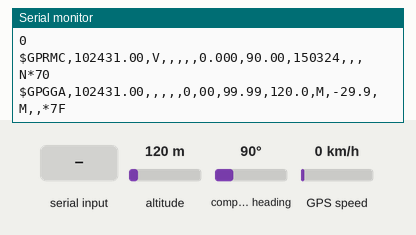
This sketch was run on a simulated Arduino Uno, built with avr-gcc and run on an emulated ATmega328P. Parts: the last lines printed to the serial monitor. The test bench sets the inputs (shaded band); at power-on: altitude 120 m, compass heading 90°, GPS speed 0 km/h. The GPS gets a fix after 3 s at 37.7749, -122.4194 with 8 satellites; the modem accepts every AT command (registered, SIM ready, sends succeed) and sends nothing else.

Above: at 1.2 s.
1.3 s: altitude set to 20 m
At 4.2 s:
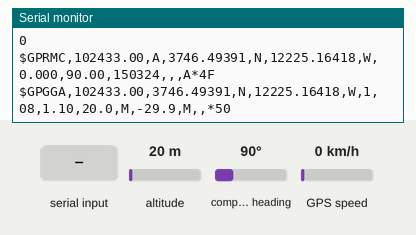
4.5 s: compass heading set to 7°
At 6.36 s:
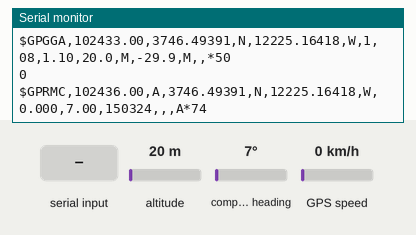
11.1 s: GPS speed set to 60 km/h
At 14.76 s:
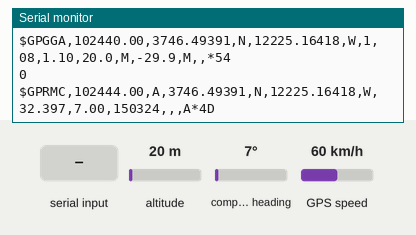
16.1 s: altitude set to 500 m
At 19.7 s:
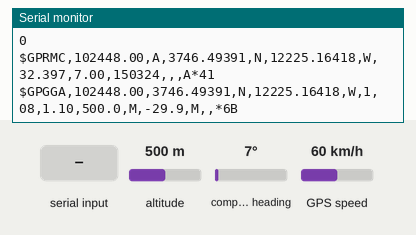
20.4 s: GPS speed set to 2 km/h
At 23.16 s:
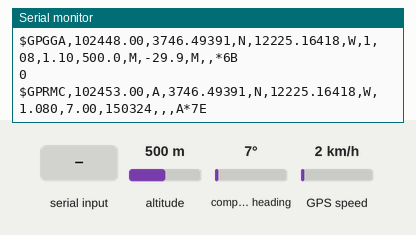
24.5 s: "1" received over Serial
At 28.9 s:
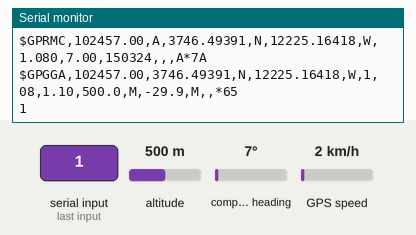
Timing chart, 0 to 29.7 s (numbered marks = the images above; inputs shaded):
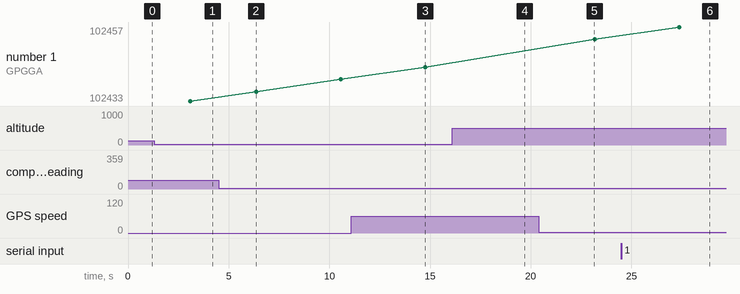

The sketch:

GPS_GSM_tracker.ino
```cpp
#include <TinyGPS.h>

#include <SoftwareSerial.h>
SoftwareSerial Gsm(9, 11);
char phone_no[] = "07888863164"; //replace with phone no. to get sms
TinyGPS gps;  //Creates a new instance of the TinyGPS object

void setup()

{

  Serial.begin(9600);
  Gsm.begin(9600);
}

void loop()
{

  bool newData = false;
  unsigned long chars;
  unsigned short sentences, failed;

  // For one second we parse GPS data and report some key values

  for (unsigned long start = millis(); millis() - start < 1000;)

  {

    while (Serial.available())

    {
      char c = Serial.read();
      Serial.print(c);
      if (gps.encode(c))
        newData = true;

    }

  }

  if (newData)      //If newData is true
  {
    float flat, flon;
    unsigned long age;
    gps.f_get_position(&flat, &flon, &age);
    Gsm.print("AT+CMGF=1\r");
    delay(400);
    Gsm.print("AT+CMGS=\"");
    Gsm.print(phone_no);
    Gsm.println("\"");

    delay(300);
    Gsm.print("http://maps.google.com/maps?q=loc:");

   // Gsm.print("Latitude = ");
    Gsm.print(flat == TinyGPS::GPS_INVALID_F_ANGLE ? 0.0 : flat, 6);
    //Gsm.print(" Longitude = ");
    Gsm.print(",");
    Gsm.print(flon == TinyGPS::GPS_INVALID_F_ANGLE ? 0.0 : flon, 6);
    delay(200);
    Gsm.println((char)26); // End AT command with a ^Z, ASCII code 26
    delay(200);
    Gsm.println();
    delay(2000);
  }

  Serial.println(failed);
 // if (chars == 0)
   // Serial.println("** No characters received from GPS: check wiring **");
}
```

Measured:
- after the input at 1.3 s, the serial monitor: prints a new line after 0.76 s (image 1)
- after the input at 4.5 s, the serial monitor: prints a new line after 1.8 s (image 2)
- after the input at 11.1 s, the serial monitor: prints a new line after 3.6 s (image 3)
- after the input at 16.1 s, the serial monitor: prints a new line after 2.9 s (image 4)
- after the input at 20.4 s, the serial monitor: prints a new line after 2.7 s (image 5)
- after the input at 24.5 s, the serial monitor: prints a new line after 2.9 s (image 6)
